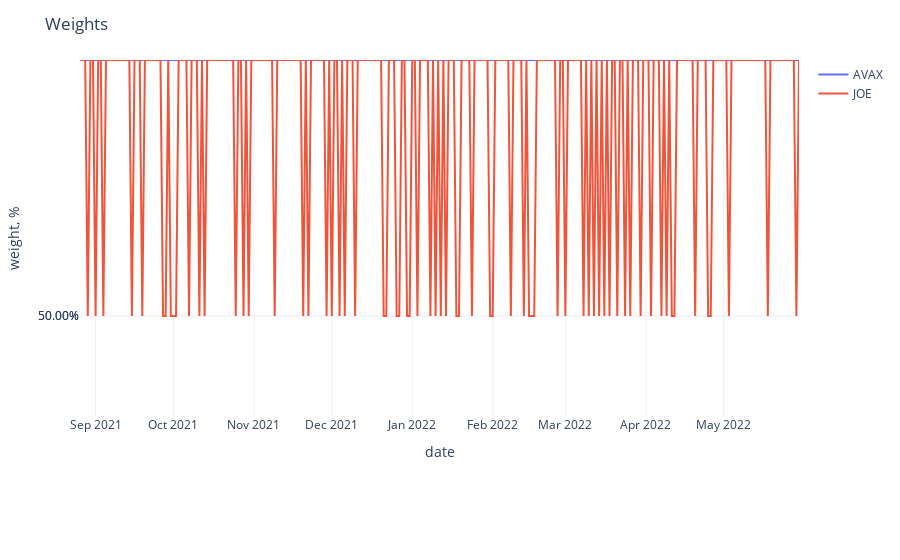

The cell this chart's notebook holds for it:
### Code cell
fig = px.line(target_weights,
              labels={'value': 'weight, %', 'variable': ''},
              ## markers=True
             )
fig.update_traces(
    hovertemplate="%{y}"
)
fig.update_yaxes(
    tickformat=".2%",
)
fig.update_xaxes(
    showspikes=True,
    spikethickness=2,
    spikedash="dot",
    spikecolor="#999999",
    spikemode="across",
)
fig.update_layout(
    ## showlegend=False,
    hovermode="x",
    hoverdistance=100,  ## Distance to show hover label of data point
    spikedistance=1000,  ## Distance to show spike
    template='plotly_white',
    title='Weights'
)

### Figure 1 — Plotly figure (JSON) as saved in the notebook; plotly's stock layout.template omitted (floating-point values rounded to 4 significant figures; data arrays with more than 128 entries replaced by an {"elided": "..."} marker saying what was removed)
{"data": [{"hovertemplate": "%{y}", "legendgroup": "AVAX", "line": {"color": "#636efa", "dash": "solid"}, "marker": {"symbol": "circle"}, "mode": "lines", "name": "AVAX", "orientation": "v", "showlegend": true, "type": "scatter", "x": {"elided": "278 str values"}, "xaxis": "x", "y": {"elided": "278 float values"}, "yaxis": "y"}, {"hovertemplate": "%{y}", "legendgroup": "JOE", "line": {"color": "#EF553B", "dash": "solid"}, "marker": {"symbol": "circle"}, "mode": "lines", "name": "JOE", "orientation": "v", "showlegend": true, "type": "scatter", "x": {"elided": "278 str values"}, "xaxis": "x", "y": {"elided": "278 float values"}, "yaxis": "y"}], "layout": {"hoverdistance": 100, "hovermode": "x", "legend": {"title": {"text": ""}, "tracegroupgap": 0}, "margin": {"t": 60}, "spikedistance": 1000, "title": {"text": "Weights"}, "xaxis": {"anchor": "y", "domain": [0, 1], "showspikes": true, "spikecolor": "#999999", "spikedash": "dot", "spikemode": "across", "spikethickness": 2, "title": {"text": "date"}}, "yaxis": {"anchor": "x", "domain": [0, 1], "tickformat": ".2%", "title": {"text": "weight, %"}}}}
